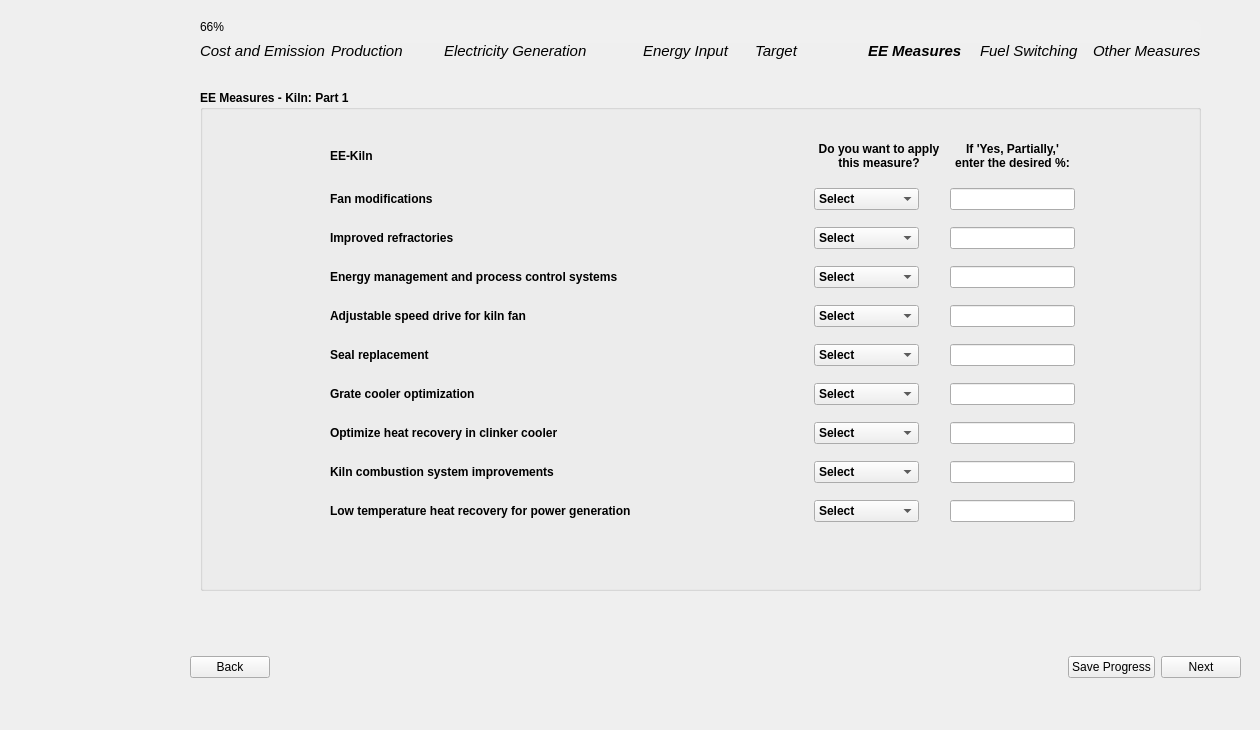
<?xml version="1.0" encoding="UTF-8"?>
<ui version="4.0">
 <class>Page8_AllMeasures_2a</class>
 <widget class="QWidget" name="Page8_AllMeasures_2a">
  <property name="geometry">
   <rect>
    <x>0</x>
    <y>0</y>
    <width>1260</width>
    <height>730</height>
   </rect>
  </property>
  <property name="sizePolicy">
   <sizepolicy hsizetype="Fixed" vsizetype="Fixed">
    <horstretch>0</horstretch>
    <verstretch>0</verstretch>
   </sizepolicy>
  </property>
  <property name="windowTitle">
   <string>Form</string>
  </property>
  <property name="styleSheet">
   <string notr="true"/>
  </property>
  <widget class="QWidget" name="layoutWidget">
   <property name="geometry">
    <rect>
     <x>190</x>
     <y>650</y>
     <width>1051</width>
     <height>35</height>
    </rect>
   </property>
   <layout class="QHBoxLayout" name="button_layout">
    <item>
     <widget class="QPushButton" name="backBtn">
      <property name="text">
       <string>Back</string>
      </property>
     </widget>
    </item>
    <item>
     <spacer name="horizontalSpacer">
      <property name="orientation">
       <enum>Qt::Horizontal</enum>
      </property>
      <property name="sizeHint" stdset="0">
       <size>
        <width>40</width>
        <height>20</height>
       </size>
      </property>
     </spacer>
    </item>
    <item>
     <widget class="QPushButton" name="saveBtn">
      <property name="text">
       <string>Save Progress</string>
      </property>
     </widget>
    </item>
    <item>
     <widget class="QPushButton" name="nextBtn">
      <property name="font">
       <font>
        <kerning>true</kerning>
       </font>
      </property>
      <property name="text">
       <string>Next</string>
      </property>
     </widget>
    </item>
   </layout>
  </widget>
  <widget class="QGroupBox" name="all_measures_2a_group">
   <property name="geometry">
    <rect>
     <x>200</x>
     <y>90</y>
     <width>1001</width>
     <height>501</height>
    </rect>
   </property>
   <property name="font">
    <font>
     <bold>true</bold>
    </font>
   </property>
   <property name="styleSheet">
    <string notr="true">QPushButton {
    background-color: #26481f;  /* Green */
    color: white;
    border: none;
    padding: 8px 16px;
    font-size: 14px;
    border-radius: 6px;
    min-width: 90px;
    min-height: 15px;

}

QPushButton:hover {
    background-color: #45a049;
}

QPushButton:pressed {
    background-color: #3e8e41;
}

QPushButton#saveBtn {
                background-color: white;
                color: #26481f;
            }
QPushButton#saveBtn:hover {
                background-color: #45a049;
			  color: white;
            }

    QLineEdit {
        border-radius: 10px;    
        padding: 5px;           
    }

myLineEdit-&gt;setFixedSize(200, 30)</string>
   </property>
   <property name="title">
    <string>EE Measures - Kiln: Part 1</string>
   </property>
   <widget class="QWidget" name="layoutWidget">
    <property name="geometry">
     <rect>
      <x>130</x>
      <y>40</y>
      <width>745</width>
      <height>413</height>
     </rect>
    </property>
    <layout class="QGridLayout" name="gridLayout">
     <item row="9" column="0">
      <widget class="QLabel" name="kiln_label_page8_2a_13">
       <property name="text">
        <string>Low temperature heat recovery for power generation</string>
       </property>
      </widget>
     </item>
     <item row="9" column="2">
      <widget class="QLineEdit" name="page_8_2a_input_9">
       <property name="sizePolicy">
        <sizepolicy hsizetype="Fixed" vsizetype="Fixed">
         <horstretch>0</horstretch>
         <verstretch>0</verstretch>
        </sizepolicy>
       </property>
       <property name="text">
        <string/>
       </property>
      </widget>
     </item>
     <item row="8" column="1">
      <widget class="QComboBox" name="page_8_2a_comboBox_8">
       <property name="sizePolicy">
        <sizepolicy hsizetype="Fixed" vsizetype="Fixed">
         <horstretch>0</horstretch>
         <verstretch>0</verstretch>
        </sizepolicy>
       </property>
       <item>
        <property name="text">
         <string>Select</string>
        </property>
       </item>
       <item>
        <property name="text">
         <string>Yes (100%)</string>
        </property>
       </item>
       <item>
        <property name="text">
         <string>No (0%)</string>
        </property>
       </item>
       <item>
        <property name="text">
         <string>Yes, Partially</string>
        </property>
       </item>
      </widget>
     </item>
     <item row="0" column="1">
      <widget class="QLabel" name="kiln_label_page8_2a_14">
       <property name="minimumSize">
        <size>
         <width>130</width>
         <height>30</height>
        </size>
       </property>
       <property name="maximumSize">
        <size>
         <width>130</width>
         <height>30</height>
        </size>
       </property>
       <property name="font">
        <font>
         <bold>true</bold>
        </font>
       </property>
       <property name="text">
        <string>Do you want to apply this measure?</string>
       </property>
       <property name="alignment">
        <set>Qt::AlignCenter</set>
       </property>
       <property name="wordWrap">
        <bool>true</bool>
       </property>
      </widget>
     </item>
     <item row="5" column="0">
      <widget class="QLabel" name="kiln_label_page8_2a_9">
       <property name="text">
        <string>Seal replacement</string>
       </property>
      </widget>
     </item>
     <item row="5" column="2">
      <widget class="QLineEdit" name="page_8_2a_input_5">
       <property name="sizePolicy">
        <sizepolicy hsizetype="Fixed" vsizetype="Fixed">
         <horstretch>0</horstretch>
         <verstretch>0</verstretch>
        </sizepolicy>
       </property>
       <property name="text">
        <string/>
       </property>
      </widget>
     </item>
     <item row="6" column="0">
      <widget class="QLabel" name="kiln_label_page8_2a_10">
       <property name="text">
        <string>Grate cooler optimization</string>
       </property>
      </widget>
     </item>
     <item row="1" column="1">
      <widget class="QComboBox" name="page_8_2a_comboBox">
       <property name="sizePolicy">
        <sizepolicy hsizetype="Fixed" vsizetype="Fixed">
         <horstretch>0</horstretch>
         <verstretch>0</verstretch>
        </sizepolicy>
       </property>
       <item>
        <property name="text">
         <string>Select</string>
        </property>
       </item>
       <item>
        <property name="text">
         <string>Yes (100%)</string>
        </property>
       </item>
       <item>
        <property name="text">
         <string>No (0%)</string>
        </property>
       </item>
       <item>
        <property name="text">
         <string>Yes, Partially</string>
        </property>
       </item>
      </widget>
     </item>
     <item row="2" column="0">
      <widget class="QLabel" name="kiln_label_page8_2a_6">
       <property name="text">
        <string>Improved refractories</string>
       </property>
      </widget>
     </item>
     <item row="5" column="1">
      <widget class="QComboBox" name="page_8_2a_comboBox_5">
       <property name="sizePolicy">
        <sizepolicy hsizetype="Fixed" vsizetype="Fixed">
         <horstretch>0</horstretch>
         <verstretch>0</verstretch>
        </sizepolicy>
       </property>
       <item>
        <property name="text">
         <string>Select</string>
        </property>
       </item>
       <item>
        <property name="text">
         <string>Yes (100%)</string>
        </property>
       </item>
       <item>
        <property name="text">
         <string>No (0%)</string>
        </property>
       </item>
       <item>
        <property name="text">
         <string>Yes, Partially</string>
        </property>
       </item>
      </widget>
     </item>
     <item row="0" column="2">
      <widget class="QLabel" name="kiln_label_page8_2a_4">
       <property name="minimumSize">
        <size>
         <width>125</width>
         <height>30</height>
        </size>
       </property>
       <property name="maximumSize">
        <size>
         <width>130</width>
         <height>30</height>
        </size>
       </property>
       <property name="font">
        <font>
         <bold>true</bold>
        </font>
       </property>
       <property name="text">
        <string>If 'Yes, Partially,' enter the desired %:</string>
       </property>
       <property name="alignment">
        <set>Qt::AlignCenter</set>
       </property>
       <property name="wordWrap">
        <bool>true</bool>
       </property>
      </widget>
     </item>
     <item row="4" column="1">
      <widget class="QComboBox" name="page_8_2a_comboBox_4">
       <property name="sizePolicy">
        <sizepolicy hsizetype="Fixed" vsizetype="Fixed">
         <horstretch>0</horstretch>
         <verstretch>0</verstretch>
        </sizepolicy>
       </property>
       <item>
        <property name="text">
         <string>Select</string>
        </property>
       </item>
       <item>
        <property name="text">
         <string>Yes (100%)</string>
        </property>
       </item>
       <item>
        <property name="text">
         <string>No (0%)</string>
        </property>
       </item>
       <item>
        <property name="text">
         <string>Yes, Partially</string>
        </property>
       </item>
      </widget>
     </item>
     <item row="8" column="2">
      <widget class="QLineEdit" name="page_8_2a_input_8">
       <property name="sizePolicy">
        <sizepolicy hsizetype="Fixed" vsizetype="Fixed">
         <horstretch>0</horstretch>
         <verstretch>0</verstretch>
        </sizepolicy>
       </property>
       <property name="text">
        <string/>
       </property>
      </widget>
     </item>
     <item row="6" column="1">
      <widget class="QComboBox" name="page_8_2a_comboBox_6">
       <property name="sizePolicy">
        <sizepolicy hsizetype="Fixed" vsizetype="Fixed">
         <horstretch>0</horstretch>
         <verstretch>0</verstretch>
        </sizepolicy>
       </property>
       <item>
        <property name="text">
         <string>Select</string>
        </property>
       </item>
       <item>
        <property name="text">
         <string>Yes (100%)</string>
        </property>
       </item>
       <item>
        <property name="text">
         <string>No (0%)</string>
        </property>
       </item>
       <item>
        <property name="text">
         <string>Yes, Partially</string>
        </property>
       </item>
      </widget>
     </item>
     <item row="4" column="2">
      <widget class="QLineEdit" name="page_8_2a_input_4">
       <property name="sizePolicy">
        <sizepolicy hsizetype="Fixed" vsizetype="Fixed">
         <horstretch>0</horstretch>
         <verstretch>0</verstretch>
        </sizepolicy>
       </property>
       <property name="text">
        <string/>
       </property>
      </widget>
     </item>
     <item row="3" column="2">
      <widget class="QLineEdit" name="page_8_2a_input_3">
       <property name="sizePolicy">
        <sizepolicy hsizetype="Fixed" vsizetype="Fixed">
         <horstretch>0</horstretch>
         <verstretch>0</verstretch>
        </sizepolicy>
       </property>
       <property name="text">
        <string/>
       </property>
      </widget>
     </item>
     <item row="0" column="0">
      <widget class="QLabel" name="kiln_label_page8_2a">
       <property name="font">
        <font>
         <bold>true</bold>
        </font>
       </property>
       <property name="text">
        <string>EE-Kiln</string>
       </property>
      </widget>
     </item>
     <item row="3" column="1">
      <widget class="QComboBox" name="page_8_2a_comboBox_3">
       <property name="sizePolicy">
        <sizepolicy hsizetype="Fixed" vsizetype="Fixed">
         <horstretch>0</horstretch>
         <verstretch>0</verstretch>
        </sizepolicy>
       </property>
       <item>
        <property name="text">
         <string>Select</string>
        </property>
       </item>
       <item>
        <property name="text">
         <string>Yes (100%)</string>
        </property>
       </item>
       <item>
        <property name="text">
         <string>No (0%)</string>
        </property>
       </item>
       <item>
        <property name="text">
         <string>Yes, Partially</string>
        </property>
       </item>
      </widget>
     </item>
     <item row="7" column="1">
      <widget class="QComboBox" name="page_8_2a_comboBox_7">
       <property name="sizePolicy">
        <sizepolicy hsizetype="Fixed" vsizetype="Fixed">
         <horstretch>0</horstretch>
         <verstretch>0</verstretch>
        </sizepolicy>
       </property>
       <item>
        <property name="text">
         <string>Select</string>
        </property>
       </item>
       <item>
        <property name="text">
         <string>Yes (100%)</string>
        </property>
       </item>
       <item>
        <property name="text">
         <string>No (0%)</string>
        </property>
       </item>
       <item>
        <property name="text">
         <string>Yes, Partially</string>
        </property>
       </item>
      </widget>
     </item>
     <item row="7" column="2">
      <widget class="QLineEdit" name="page_8_2a_input_7">
       <property name="sizePolicy">
        <sizepolicy hsizetype="Fixed" vsizetype="Fixed">
         <horstretch>0</horstretch>
         <verstretch>0</verstretch>
        </sizepolicy>
       </property>
       <property name="text">
        <string/>
       </property>
      </widget>
     </item>
     <item row="9" column="1">
      <widget class="QComboBox" name="page_8_2a_comboBox_9">
       <property name="sizePolicy">
        <sizepolicy hsizetype="Fixed" vsizetype="Fixed">
         <horstretch>0</horstretch>
         <verstretch>0</verstretch>
        </sizepolicy>
       </property>
       <item>
        <property name="text">
         <string>Select</string>
        </property>
       </item>
       <item>
        <property name="text">
         <string>Yes (100%)</string>
        </property>
       </item>
       <item>
        <property name="text">
         <string>No (0%)</string>
        </property>
       </item>
       <item>
        <property name="text">
         <string>Yes, Partially</string>
        </property>
       </item>
      </widget>
     </item>
     <item row="2" column="1">
      <widget class="QComboBox" name="page_8_2a_comboBox_2">
       <property name="sizePolicy">
        <sizepolicy hsizetype="Fixed" vsizetype="Fixed">
         <horstretch>0</horstretch>
         <verstretch>0</verstretch>
        </sizepolicy>
       </property>
       <item>
        <property name="text">
         <string>Select</string>
        </property>
       </item>
       <item>
        <property name="text">
         <string>Yes (100%)</string>
        </property>
       </item>
       <item>
        <property name="text">
         <string>No (0%)</string>
        </property>
       </item>
       <item>
        <property name="text">
         <string>Yes, Partially</string>
        </property>
       </item>
      </widget>
     </item>
     <item row="1" column="0">
      <widget class="QLabel" name="kiln_label_page8_2a_5">
       <property name="text">
        <string>Fan modifications</string>
       </property>
      </widget>
     </item>
     <item row="4" column="0">
      <widget class="QLabel" name="kiln_label_page8_2a_8">
       <property name="text">
        <string>Adjustable speed drive for kiln fan</string>
       </property>
      </widget>
     </item>
     <item row="3" column="0">
      <widget class="QLabel" name="kiln_label_page8_2a_7">
       <property name="text">
        <string>Energy management and process control systems</string>
       </property>
      </widget>
     </item>
     <item row="6" column="2">
      <widget class="QLineEdit" name="page_8_2a_input_6">
       <property name="sizePolicy">
        <sizepolicy hsizetype="Fixed" vsizetype="Fixed">
         <horstretch>0</horstretch>
         <verstretch>0</verstretch>
        </sizepolicy>
       </property>
       <property name="text">
        <string/>
       </property>
      </widget>
     </item>
     <item row="1" column="2">
      <widget class="QLineEdit" name="page_8_2a_input">
       <property name="sizePolicy">
        <sizepolicy hsizetype="Fixed" vsizetype="Fixed">
         <horstretch>0</horstretch>
         <verstretch>0</verstretch>
        </sizepolicy>
       </property>
       <property name="text">
        <string/>
       </property>
      </widget>
     </item>
     <item row="7" column="0">
      <widget class="QLabel" name="kiln_label_page8_2a_11">
       <property name="text">
        <string>Optimize heat recovery in clinker cooler</string>
       </property>
      </widget>
     </item>
     <item row="8" column="0">
      <widget class="QLabel" name="kiln_label_page8_2a_12">
       <property name="text">
        <string>Kiln combustion system improvements</string>
       </property>
      </widget>
     </item>
     <item row="2" column="2">
      <widget class="QLineEdit" name="page_8_2a_input_2">
       <property name="sizePolicy">
        <sizepolicy hsizetype="Fixed" vsizetype="Fixed">
         <horstretch>0</horstretch>
         <verstretch>0</verstretch>
        </sizepolicy>
       </property>
       <property name="text">
        <string/>
       </property>
      </widget>
     </item>
    </layout>
   </widget>
  </widget>
  <widget class="QLabel" name="side_image">
   <property name="geometry">
    <rect>
     <x>0</x>
     <y>-30</y>
     <width>171</width>
     <height>761</height>
    </rect>
   </property>
   <property name="text">
    <string/>
   </property>
   <property name="pixmap">
    <pixmap>../images/BEST_side_abstract.png</pixmap>
   </property>
  </widget>
  <widget class="QProgressBar" name="progressBar">
   <property name="geometry">
    <rect>
     <x>200</x>
     <y>20</y>
     <width>1001</width>
     <height>23</height>
    </rect>
   </property>
   <property name="styleSheet">
    <string notr="true">QProgressBar {
    background-color: #F0F0F0;
    border: none;
	border-radius: 8px;
}
QProgressBar::chunk {
	border-radius: 8px;
    background: QLinearGradient(
        x1: 0, y1: 0, x2: 1, y2: 0,
        stop: 0 #33bef0,   /* Light Blue */
        stop: 1 #77d695    /* Light Green */
    );
}</string>
   </property>
   <property name="value">
    <number>66</number>
   </property>
  </widget>
  <widget class="QWidget" name="layoutWidget_2">
   <property name="geometry">
    <rect>
     <x>200</x>
     <y>40</y>
     <width>1001</width>
     <height>22</height>
    </rect>
   </property>
   <layout class="QGridLayout" name="gridLayout_12">
    <item row="0" column="0">
     <widget class="QLabel" name="label_3">
      <property name="font">
       <font>
        <pointsize>11</pointsize>
        <italic>true</italic>
        <bold>false</bold>
       </font>
      </property>
      <property name="text">
       <string>Cost and Emission</string>
      </property>
     </widget>
    </item>
    <item row="0" column="1">
     <widget class="QLabel" name="label_10">
      <property name="font">
       <font>
        <pointsize>11</pointsize>
        <italic>true</italic>
       </font>
      </property>
      <property name="text">
       <string>Production</string>
      </property>
     </widget>
    </item>
    <item row="0" column="2">
     <widget class="QLabel" name="label_11">
      <property name="font">
       <font>
        <pointsize>11</pointsize>
        <italic>true</italic>
       </font>
      </property>
      <property name="text">
       <string>Electricity Generation            </string>
      </property>
     </widget>
    </item>
    <item row="0" column="3">
     <widget class="QLabel" name="label_12">
      <property name="font">
       <font>
        <pointsize>11</pointsize>
        <italic>true</italic>
       </font>
      </property>
      <property name="text">
       <string>Energy Input</string>
      </property>
     </widget>
    </item>
    <item row="0" column="4">
     <widget class="QLabel" name="label_13">
      <property name="font">
       <font>
        <pointsize>11</pointsize>
        <italic>true</italic>
        <bold>false</bold>
       </font>
      </property>
      <property name="text">
       <string>Target</string>
      </property>
     </widget>
    </item>
    <item row="0" column="5">
     <widget class="QLabel" name="label_14">
      <property name="font">
       <font>
        <pointsize>11</pointsize>
        <italic>true</italic>
        <bold>true</bold>
       </font>
      </property>
      <property name="text">
       <string>EE Measures</string>
      </property>
     </widget>
    </item>
    <item row="0" column="6">
     <widget class="QLabel" name="label_15">
      <property name="font">
       <font>
        <pointsize>11</pointsize>
        <italic>true</italic>
       </font>
      </property>
      <property name="text">
       <string>Fuel Switching</string>
      </property>
     </widget>
    </item>
    <item row="0" column="7">
     <widget class="QLabel" name="label_16">
      <property name="font">
       <font>
        <pointsize>11</pointsize>
        <italic>true</italic>
       </font>
      </property>
      <property name="text">
       <string>Other Measures</string>
      </property>
     </widget>
    </item>
   </layout>
  </widget>
 </widget>
 <tabstops>
  <tabstop>page_8_2a_input</tabstop>
  <tabstop>page_8_2a_input_2</tabstop>
  <tabstop>page_8_2a_input_3</tabstop>
  <tabstop>page_8_2a_input_4</tabstop>
  <tabstop>page_8_2a_input_5</tabstop>
  <tabstop>page_8_2a_input_6</tabstop>
  <tabstop>page_8_2a_input_7</tabstop>
  <tabstop>page_8_2a_input_8</tabstop>
  <tabstop>page_8_2a_input_9</tabstop>
  <tabstop>backBtn</tabstop>
  <tabstop>saveBtn</tabstop>
  <tabstop>nextBtn</tabstop>
  <tabstop>page_8_2a_comboBox</tabstop>
  <tabstop>page_8_2a_comboBox_2</tabstop>
  <tabstop>page_8_2a_comboBox_3</tabstop>
  <tabstop>page_8_2a_comboBox_4</tabstop>
  <tabstop>page_8_2a_comboBox_5</tabstop>
  <tabstop>page_8_2a_comboBox_6</tabstop>
  <tabstop>page_8_2a_comboBox_7</tabstop>
  <tabstop>page_8_2a_comboBox_8</tabstop>
  <tabstop>page_8_2a_comboBox_9</tabstop>
 </tabstops>
 <resources/>
 <connections/>
</ui>
